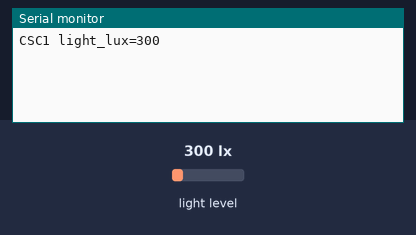
Bench run of a sketch on a simulated ESP32-C3. Shown: the last lines printed to the serial monitor. Wiring (inferred from the names in the program): BH1750 light sensor at I2C address 0x23. The test bench sets the inputs (shaded band); at power-on: light level 300 lx.

Above: at 1.3 s.
1.4 s: light level set to 40 lx
At 2.7 s:
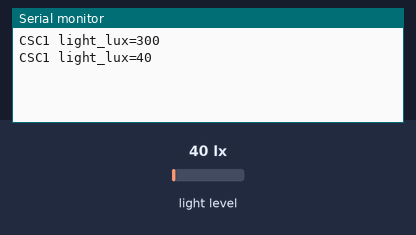
2.9 s: light level set to 500 lx
At 3.8 s:
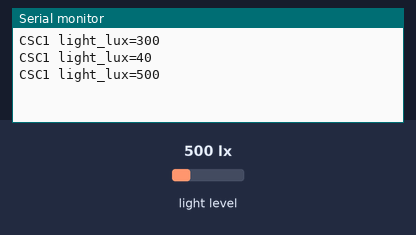
Timing chart, 0 to 5.9 s (numbered marks = the images above; inputs shaded):
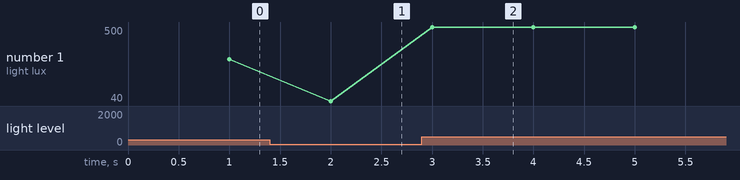

The sketch:

classroom-sensors.ino
```cpp
// Classroom sensors for the CubeSat Classroom ground station.
//
// Prints one line per second over USB serial at 115200 baud (with USE_TMP36 and
// USE_BATTERY turned on below):
//
//   CSC1 temp_mc=21500 volt_mv=3912 light_lux=460
//
// The station's `sensor-bridge` command reads these lines and writes the
// files that `classroom --sensor-dir` publishes. Every sensor is optional:
// turn one off below and its field is simply left out.
//
// Written for: Arduino Uno R3 and Nano (ATmega328P), and Seeed XIAO SAMD21,
// RP2040, ESP32-C3 and ESP32-S3. Other boards stop at compile time with a
// message, so a wrong voltage scale never produces a believable number.
//
// Wiring (a mentor checks it before power is connected):
//   TMP36 temperature sensor: +V to 3V3 (or 5V on Uno), GND, Vout to A0
//   Battery voltage: battery+ -> 100k -> A1 -> 100k -> GND, plus 100 nF from
//     A1 to GND. The divider halves the voltage, so the most it can measure is
//     twice the board's reference: 10 V on an Uno, 6.6 V on a 3.3 V board.
//     Never connect a higher voltage than that.
//   BH1750 light sensor: VCC to 3V3, GND, SDA, SCL (address 0x23).
//     Uno and Nano SDA/SCL are 5 V. Use a 5 V-tolerant module or a level
//     shifter. A 3.3 V XIAO can connect SDA and SCL directly. A mentor checks.
//
// Status: compiles for the boards named above (arduino-cli, 24 Nov 2026).
// Not yet run on hardware. Check readings against a thermometer and a meter,
// and label them "hardware bench".

#include <Wire.h>

// The analog sensors start OFF. A pin with nothing connected still reads a believable
// voltage, so the sketch would print a made-up temperature or battery voltage as if it
// were measured. Set each one to true only after it is wired and a mentor has checked it.
// The BH1750 is found on I2C at start-up, so a missing one is simply left out.
const bool USE_TMP36 = false;
const bool USE_BATTERY = false;
const bool USE_BH1750 = true;

const int TMP36_PIN = A0;
const int BATTERY_PIN = A1;
const float BATTERY_DIVIDER = 2.0;   // 100k over 100k
const uint8_t BH1750_ADDR = 0x23;
const unsigned long PERIOD_MS = 1000;

bool lightReady = false;

// Millivolts at an analog pin, for each board family. The first read after
// switching pins is thrown away, because the ADC's sampling capacitor still
// holds charge from the previous pin.
long readMillivolts(int pin) {
#if defined(ARDUINO_ARCH_ESP32)
  analogReadMilliVolts(pin);
  return analogReadMilliVolts(pin);
#elif defined(ARDUINO_ARCH_AVR)
  // Uno R3 and Nano: 5 V reference, 10-bit reads.
  analogRead(pin);
  return (long)analogRead(pin) * 5000L / 1023L;
#elif defined(ARDUINO_ARCH_SAMD) || defined(ARDUINO_ARCH_RP2040) || defined(ARDUINO_ARCH_MBED_RP2040)
  // XIAO SAMD21 and XIAO RP2040: 3.3 V reference, 12-bit reads.
  analogReadResolution(12);
  analogRead(pin);
  return (long)analogRead(pin) * 3300L / 4095L;
#else
#error "Add the ADC reference and resolution for this board to readMillivolts()."
#endif
}

bool startLight() {
  Wire.beginTransmission(BH1750_ADDR);
  Wire.write(0x10);  // continuous high-resolution mode, 1 lux steps
  return Wire.endTransmission() == 0;
}

// Returns lux, or -1 if the sensor did not answer.
long readLux() {
  // uint8_t sizes avoid an ambiguous requestFrom() on ESP32 core 3.
  if (Wire.requestFrom(BH1750_ADDR, (uint8_t)2) != 2) return -1;
  uint16_t hi = Wire.read();  // read high byte first, as two statements
  uint16_t lo = Wire.read();
  uint16_t raw = (hi << 8) | lo;
  return (long)(raw / 1.2);
}

void setup() {
  Serial.begin(115200);
  if (USE_BH1750) {
    Wire.begin();
    lightReady = startLight();
    // High-resolution mode needs about 180 ms before the first sample is real.
    if (lightReady) delay(180);
  }
}

void loop() {
  static unsigned long last = 0;
  if (millis() - last < PERIOD_MS) return;
  last = millis();

  Serial.print("CSC1");
  if (USE_TMP36) {
    // TMP36: 500 mV at 0 °C, 10 mV per °C, so milli-degrees = (mV - 500) * 100.
    long mv = readMillivolts(TMP36_PIN);
    Serial.print(" temp_mc=");
    Serial.print((mv - 500L) * 100L);
  }
  if (USE_BATTERY) {
    Serial.print(" volt_mv=");
    Serial.print((long)(readMillivolts(BATTERY_PIN) * BATTERY_DIVIDER));
  }
  if (USE_BH1750) {
    if (!lightReady) lightReady = startLight();
    long lux = lightReady ? readLux() : -1;
    if (lux >= 0) {
      Serial.print(" light_lux=");
      Serial.print(lux);
    } else {
      lightReady = false;
    }
  }
  Serial.println();
}
```

Measured:
- after the input at 1.4 s, the serial monitor: prints a new line after 0.60 s (image 1)
- after the input at 2.9 s, the serial monitor: prints a new line after 0.10 s (image 2)
- plotted number 1: 300 → 40 after the input at 1.4 s, 40 → 500 after the input at 2.9 s
